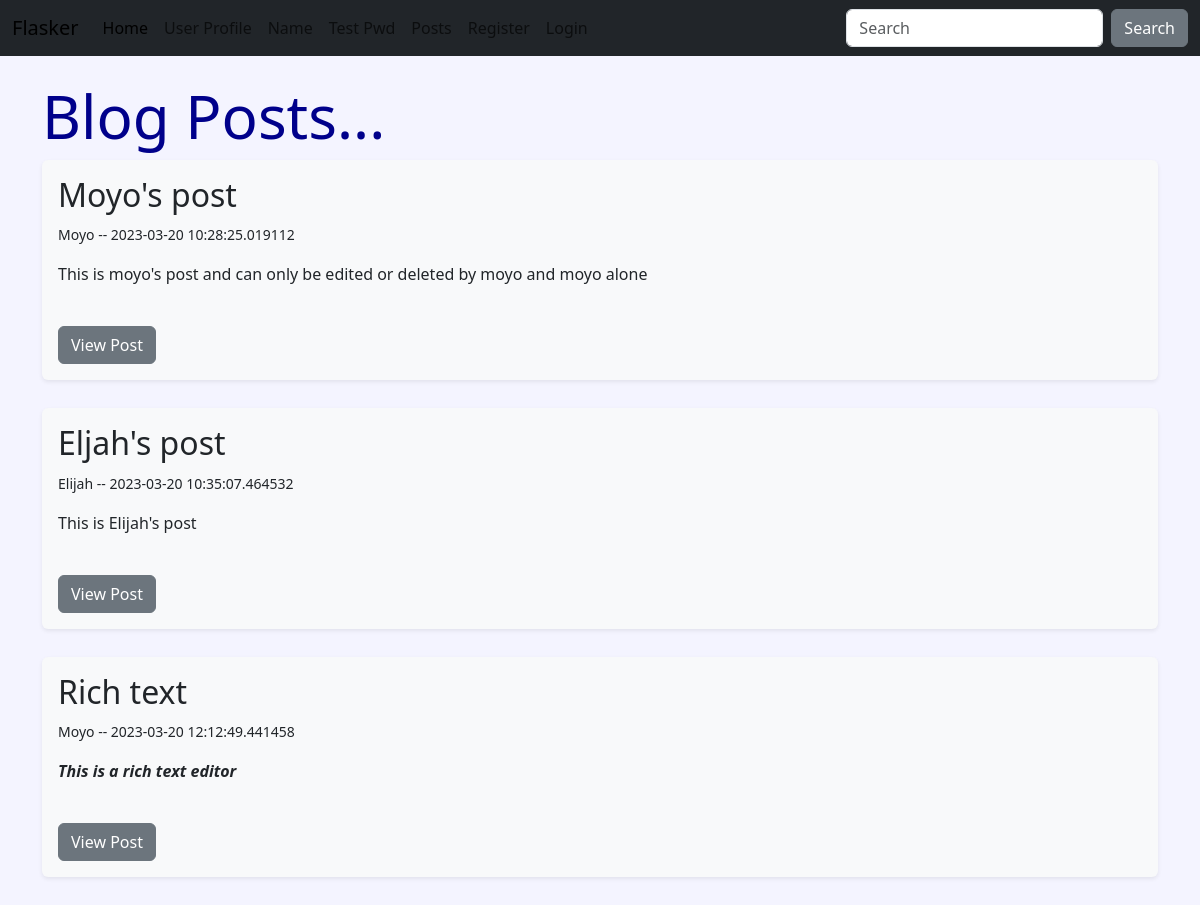
The page /posts on the database its author committed.
### hello.py (models this page shows, shortened)
class Post(db.Model):
    id = db.Column(db.Integer, primary_key=True)
    title = db.Column(db.String(255))
    content = db.Column(db.Text)
    date_posted = db.Column(db.DateTime, default=datetime.utcnow)
    slug = db.Column(db.String(255))
    poster_id = db.Column(db.Integer, db.ForeignKey('users.id'))

class Users(db.Model, UserMixin):
    id = db.Column(db.Integer, primary_key=True)
    username = db.Column(db.String(200), unique=True)
    name = db.Column(db.String(200), nullable=False)
    email = db.Column(db.String(200), nullable=False, unique=True)
    favorite_color = db.Column(db.String(120))
    about_author = db.Column(db.Text(500), nullable=True)
    date_added = db.Column(db.DateTime, default=datetime.utcnow)
    password_hash = db.Column(db.String(128))
    posts = db.relationship('Post', backref='poster')
    @property
    def password(self):
        raise AttributeError('Password is nomett a readable attr!')

### hello.py (the view)
@app.route('/posts')
def posts():
    posts = Post.query.order_by(Post.date_posted)
    return render_template('posts.html', posts=posts)

### webforms.py
class SearchForm(FlaskForm):
    searched = StringField('Searched', validators=[DataRequired()])
    submit = SubmitField('Submit')

### hello.py (called while the page is built)
@app.context_processor
def base():
    form = SearchForm()
    return dict(form=form)

### templates/posts.html (shortened to what this page needs)
{% extends 'base.html' %}
{% block content%}
<h1>Blog Posts...</h1>
{% if posts %}
{% for post in posts %}
<div class="shadow-sm p-3 mb-1 bg-body-tertiary rounded">
    <h2>{{ post.title|capitalize }}</h2>
    <p><small>{{ post.poster.name }} -- {{ post.date_posted }}</small></p>
    <p>{{ post.content|safe }}</p><br />
    <a href="{{ url_for('post', id=post.id )}}"><button type="button" class="btn btn-secondary">View Post</button></a>
</div>
<br/>
{% endfor %}
{% else %}
<h4>No post!</h4>
{% endif %}
{% endblock %}

### templates/base.html (shortened to what this page needs)
<!doctype html>
<html lang="en">
<head>
    <link href="https://cdn.jsdelivr.net/npm/bootstrap@5.3.0-alpha1/dist/css/bootstrap.min.css" rel="stylesheet"
>
    <link href="{{ url_for('static', filename='css/style.css') }}" rel="stylesheet"></link>
</head>
<body>
    {% include 'navbar.html'%}
    <div class="container">
        <br/>
        {% block content %}
        {% endblock %}
    </div>
</body>
</html>

### templates/navbar.html (shortened to what this page needs)
<nav class="navbar navbar-expand-lg bg-dark text-white">
    <div class="container-fluid">
      <a class="navbar-brand" href="{{ url_for('index') }}">Flasker</a>
      <div class="collapse navbar-collapse" id="navbarSupportedContent">
        <ul class="navbar-nav me-auto mb-2 mb-lg-0 text-white">
          <li class="nav-item">
            <a class="nav-link active" aria-current="page" href="{{ url_for('index') }}">Home</a>
          </li>
          <li class="nav-item">
            <a class="nav-link" href="{{ url_for('user', name='moyo') }}">User Profile</a>
          </li>
          <li class="nav-item">
            <a class="nav-link" href="{{ url_for('name') }}">Name</a>
          </li>
          <li class="nav-item">
            <a class="nav-link" href="{{ url_for('test_pw') }}">Test Pwd</a>
          </li>
          <li class="nav-item">
            <a class="nav-link" href="{{ url_for('posts') }}">Posts</a>
          </li>
          {% if current_user.is_authenticated %}
          <li class="nav-item">
            <a class="nav-link" href="{{ url_for('add_post') }}">Add Post</a>
          </li>
          <li class="nav-item">
            <a class="nav-link" href="{{ url_for('dashboard') }}">Dashboard</a>
          </li>
          <li class="nav-item">
            <a class="nav-link" href="{{ url_for('admin') }}">Admin</a>
          </li>
          <li class="nav-item">
            <a class="nav-link" href="{{ url_for('logout') }}">Logout</a>
          </li>
          {% else %}
          <li class="nav-item">
            <a class="nav-link" href="{{ url_for('add_user') }}">Register</a>
          </li>
          <li class="nav-item">
            <a class="nav-link" href="{{ url_for('login') }}">Login</a>
          </li>
          {% endif %}
        </ul>
        <form method="POST" action="{{url_for('search')}}" class="d-flex" role="search">
          <input class="form-control me-2" type="search" placeholder="Search" aria-label="Search" name="searched">
          <button class="btn btn-secondary" type="submit">Search</button>
        </form>
      </div>
    </div>
  </nav>

### static/css/style.css (style rules this page uses)
h1 { color: darkblue; font-size: 60px; }
body { background-color: #f4f4ff; }

### rows shown on the page
Post: title "Moyo's post", poster.name "Moyo", date_posted "2023-03-20 10:28:25.019112", content "This is moyo's post and can only be edited or deleted by moyo and moyo alone"
Post: title "Eljah's post", poster.name "Elijah", date_posted "2023-03-20 10:35:07.464532", content "This is Elijah's post"
Post: title "Rich text", poster.name "Moyo", date_posted "2023-03-20 12:12:49.441458", content "This is a rich text editor"
